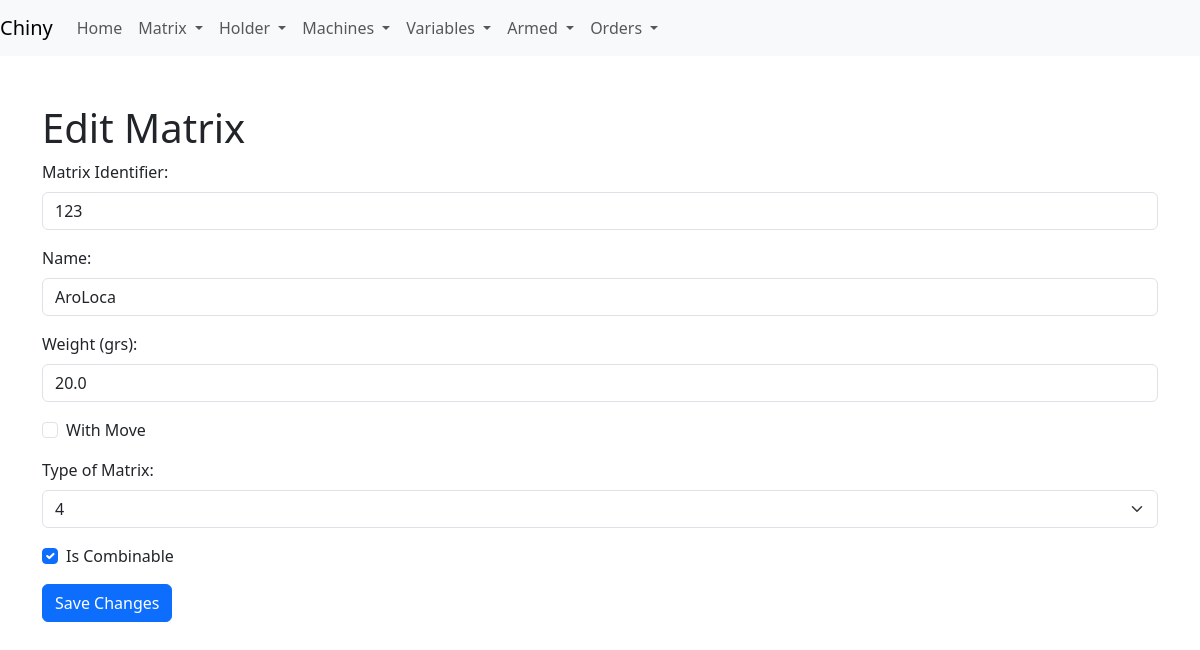
Screenshot of /edit_matrix/1 with the database file from the repository.
### app/models.py (models this page shows)
class Matrix(db.Model):
    __tablename__ = 'matrix'
    id = db.Column(db.Integer, primary_key=True)
    identifier = db.Column(db.String(5), nullable=False, unique=True)
    measuresmatrix_id = db.Column(db.Integer, db.ForeignKey('measuresmatrix.id'), nullable=False)
    name = db.Column(db.String(120), nullable=False)
    weight_total_grs = db.Column(db.Float, nullable=False)
    with_move = db.Column(db.Boolean, default=False)
    is_combinable = db.Column(db.Boolean, default=True)
    type_matrix = db.Column(db.Integer, nullable=False, default=4)
    sector_id = db.Column(db.Integer, db.ForeignKey('sector.id'), nullable=True)  # Clave foránea que apunta a Sector
    cavities = db.relationship('Cavity', backref='matrix', lazy=True)
    is_available = db.Column(db.Boolean, default=True)

### app/routes.py (the view, shortened to what this page needs)
@app.route('/edit_matrix/<int:matrix_id>', methods=['GET', 'POST'])
def edit_matrix(matrix_id):
    matrix = Matrix.query.get_or_404(matrix_id)
    return render_template('edit_matrix.html', matrix=matrix)

### app/templates/edit_matrix.html (shortened to what this page needs)
<!DOCTYPE html>
<html lang="en">
<head>
    <link rel="stylesheet" href="{{ url_for('static', filename='css/bootstrap.min.css') }}">
</head>
<body>
    {% include 'navbar.html' %}
    <div class="container mt-5">
        <h1>Edit Matrix</h1>
        <form method="POST" action="{{ url_for('edit_matrix', matrix_id=matrix.id) }}">
            <div class="mb-3">
                <label for="identifier" class="form-label">Matrix Identifier:</label>
                <input type="text" class="form-control" id="identifier" name="identifier" value="{{ matrix.identifier }}" required>
            </div>
            <div class="mb-3">
                <label for="name" class="form-label">Name:</label>
                <input type="text" class="form-control" id="name" name="name" value="{{ matrix.name }}" required>
            </div>
            <div class="mb-3">
                <label for="weight_total_grs" class="form-label">Weight (grs):</label>
                <input type="number" class="form-control" id="weight_total_grs" name="weight_total_grs" value="{{ matrix.weight_total_grs }}" required>
            </div>
            <div class="form-check mb-3">
                <input type="checkbox" class="form-check-input" id="with_move" name="with_move" {% if matrix.with_move %}checked{% endif %}>
                <label class="form-check-label" for="with_move">With Move</label>
            </div>
	    <div class="mb-3">
    <label for="type_matrix" class="form-label">Type of Matrix:</label>
    <select class="form-select" id="type_matrix" name="type_matrix" required>
        <option value="4" {% if matrix.type_matrix == 4 %}selected{% endif %}>4</option>
    </select>
</div>
            <div class="form-check mb-3">
                <input type="checkbox" class="form-check-input" id="is_combinable" name="is_combinable" {% if matrix.is_combinable %}checked{% endif %}>
                <label class="form-check-label" for="is_combinable">Is Combinable</label>
            </div>
            <input type="submit" class="btn btn-primary" value="Save Changes">
        </form>
    </div>
</body>
</html>

### rows the page displays
Matrix: identifier "123", name "AroLoca", weight_total_grs "20.0", type_matrix "4", is_combinable "☑"
